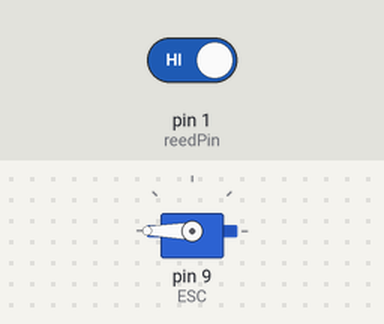
Bench run of a sketch on a simulated Arduino Uno, built with avr-gcc and run on an emulated ATmega328P. On the bench: servo. The inputs (shaded band) are chosen by the test bench; at power-on: pin 1 (reedPin) HIGH.

Above: at 0.1 s.
At 4.1 s:
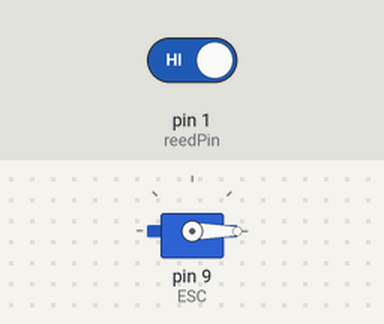
At 8.1 s:
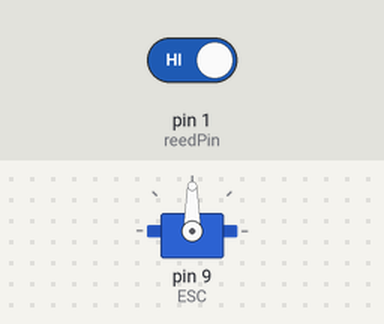
Timing chart, 0 to 9.6 s (numbered marks = the images above):
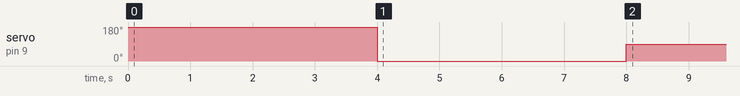

The sketch:

stopingDistTest.ino
```cpp
#define reedPin 1

#include <Servo.h>

Servo ESC;

void setup() {
  // put your setup code here, to run once:
  pinMode(reedPin, INPUT);
  ESC.attach(9);
  ESC.write(180);
  delay(4000);
  ESC.write(0);
  delay(4000);
  ESC.write(90);
  delay(6000);
}

void loop() {
  // put your main code here, to run repeatedly:
  ESC.write(90);
  digitalWrite(13, HIGH);
  delay(2000);
  while (!digitalRead(reedPin)){
    ESC.write(180);
  }
  ESC.write(90);
}
```
